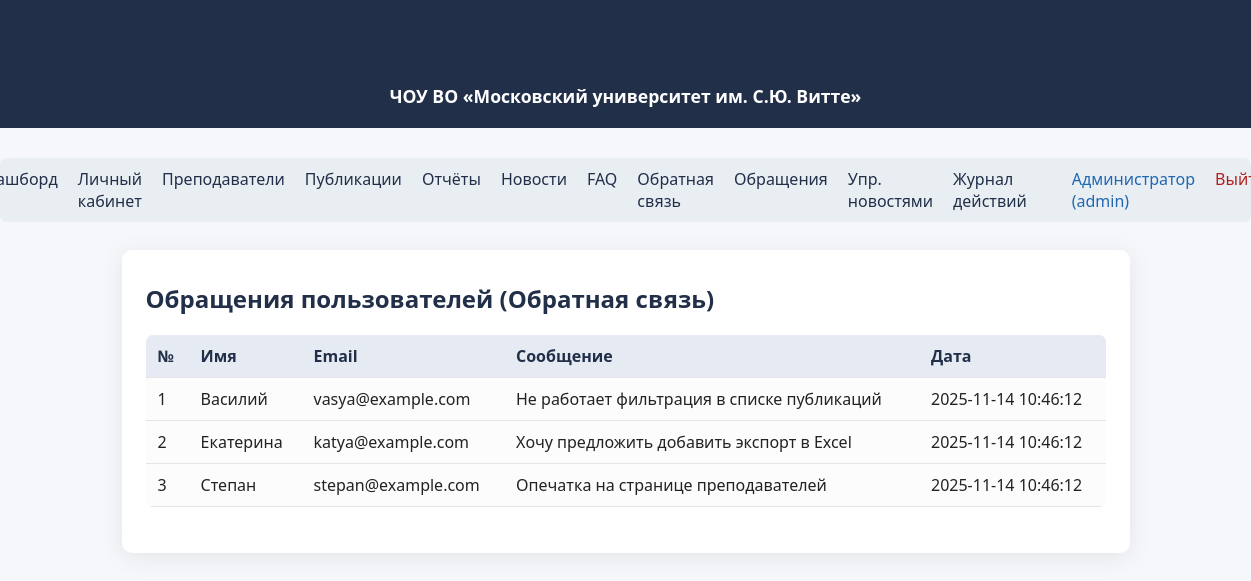
Page /admin/feedback (signed in) on the earlier database version.
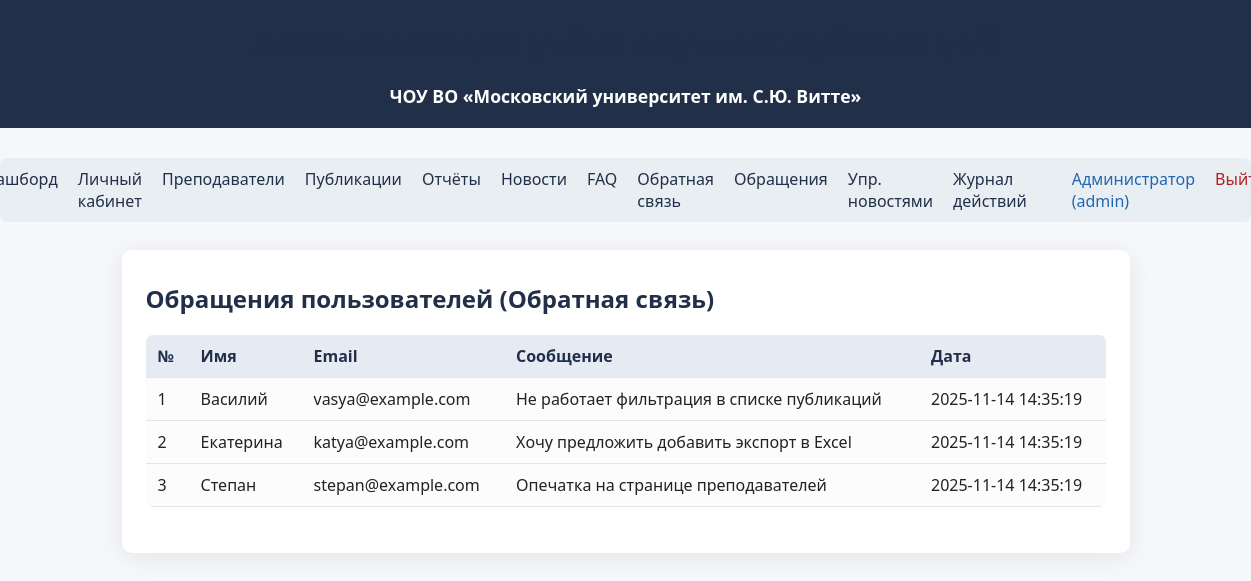
Same page on the later database version.
### tables this page shows
CREATE TABLE feedback (
            id INTEGER PRIMARY KEY AUTOINCREMENT,
            name TEXT,
            email TEXT,
            message TEXT,
            created_at DATETIME DEFAULT CURRENT_TIMESTAMP
        );

### app/routes.py (the view)
@bp.route('/admin/feedback')
@login_required(role='admin')
def admin_feedback():
    feedback_list = get_all_feedback()
    return render_template('admin_feedback.html', feedbacks=feedback_list)

### app/models.py (called while the page is built)
def get_db():
    db = getattr(g, '_database', None)
    if db is None:
        db = g._database = sqlite3.connect(DATABASE)
        db.row_factory = sqlite3.Row
    return db

def get_user_by_id(user_id):
    db = get_db()
    user = db.execute(
        "SELECT * FROM users WHERE id = ?", (user_id,)
    ).fetchone()
    return user

### app/routes.py (called while the page is built)
def login_required(role=None):
    def decorator(f):
        @wraps(f)
        def decorated_function(*args, **kwargs):
            if 'user_id' not in session:
                return redirect(url_for('main.login'))
            if role and session.get('role') != role:
                flash('Нет доступа')
                return redirect(url_for('main.dashboard'))
            return f(*args, **kwargs)
        return decorated_function
    return decorator

@bp.before_app_request
def load_logged_in_user():
    user_id = session.get('user_id')
    g.user = get_user_by_id(user_id) if user_id else None

def get_all_feedback():
    db = get_db()
    return db.execute(
        "SELECT * FROM feedback ORDER BY created_at DESC"
    ).fetchall()

### app/templates/admin_feedback.html (shortened to what this page needs)
{% extends "base.html" %}
{% block content %}
<h2>Обращения пользователей (Обратная связь)</h2>
{% if feedbacks %}
    <table class="table" style="margin-top:15px;">
        <thead>
            <tr>
                <th>№</th>
                <th>Имя</th>
                <th>Email</th>
                <th>Сообщение</th>
                <th>Дата</th>
            </tr>
        </thead>
        <tbody>
            {% for fb in feedbacks %}
            <tr>
                <td>{{ loop.index }}</td>
                <td>{{ fb['name'] }}</td>
                <td>{{ fb['email'] }}</td>
                <td style="white-space: pre-line;">{{ fb['message'] }}</td>
                <td>{{ fb['created_at'] }}</td>
            </tr>
            {% endfor %}
        </tbody>
    </table>
{% else %}
    <p>Нет обращений.</p>
{% endif %}
{% endblock %}

Differences in the rows shown:
changed feedback "Василий": created_at "2025-11-14 10:46:12" → "2025-11-14 14:35:19"
changed feedback "Екатерина": created_at "2025-11-14 10:46:12" → "2025-11-14 14:35:19"
changed feedback "Степан": created_at "2025-11-14 10:46:12" → "2025-11-14 14:35:19"
